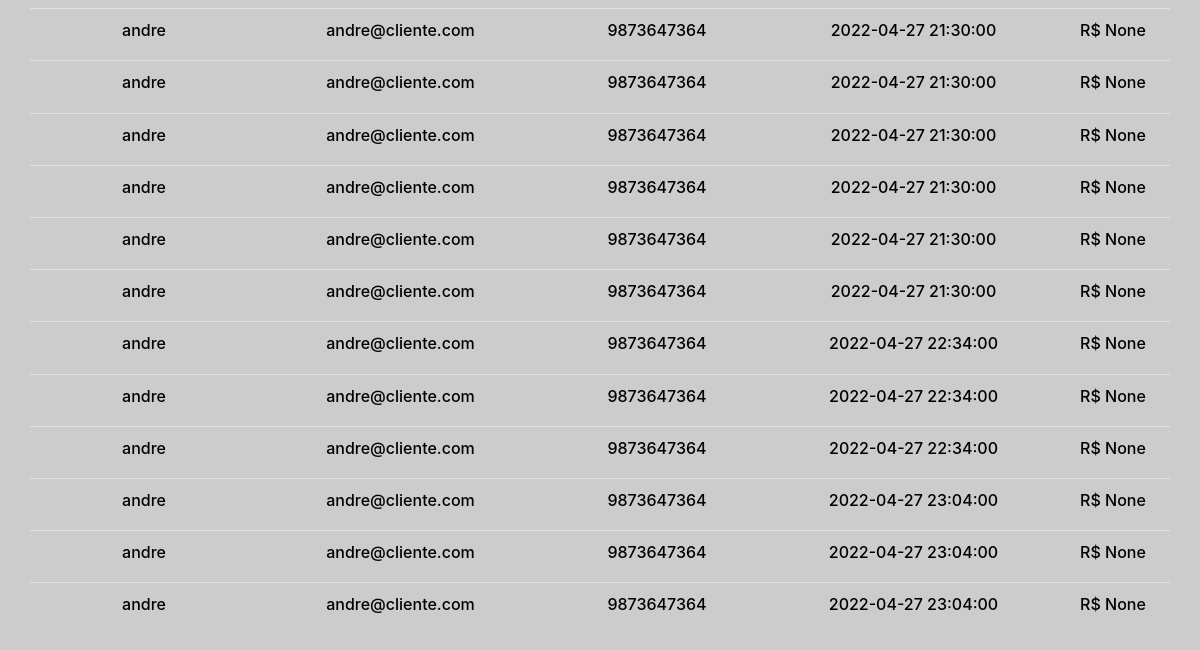
Page /sell-history (signed in, lower part) on the earlier database version.
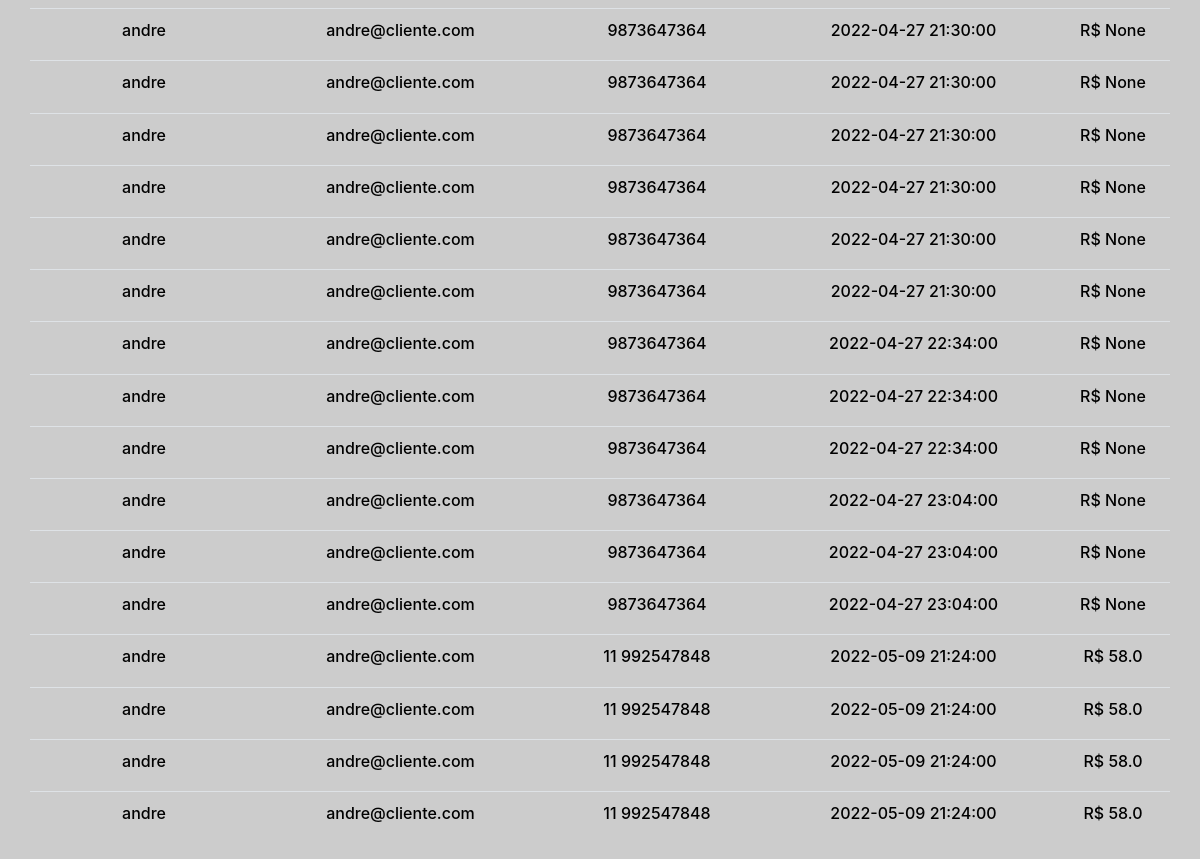
Same page on the later database version.
### tables this page shows
CREATE TABLE pedido (idPedido INTEGER PRIMARY KEY AUTOINCREMENT, idProdutor INTEGER, idProduto INTEGER, quantidade INTEGER, CPF INTEGER, valor FLOAT, horario DATETIME, uuid TEXT, status_pedido TEXT, FOREIGN KEY(idProdutor) REFERENCES produtor(idProdutor), FOREIGN KEY(CPF) REFERENCES consumidor(CPF), FOREIGN KEY(idProduto) REFERENCES produto(idProduto));

### api/order.py (the view)
@app.route('/sell-history', methods=['GET', 'POST'])
def sell_history():
    sell_history = order.get_sell_history(session['id'])
    return render_template("sell_history.html", sell_history = sell_history)

### crud/order.py (called while the page is built)
def get_sell_history(id):
    with sql.connect("db/agrifacil.db") as con:
        cur = con.cursor()
        cur.execute("SELECT p.idPedido, p.valor, c.nome, c.email, c.telefone, p.horario FROM pedido p join produtor pr on (p.idProdutor = pr.idProdutor) join consumidor c on (p.CPF = c.CPF) where p.idProdutor = (?) and p.status_pedido = 'Confirmado' group by idPedido",(id,))
        return cur.fetchall()

### templates/sell_history.html (shortened to what this page needs)
{% extends "base.html" %}
{% block content %}
<main role="main">
    <div class="container" align="center">
<br/>
<br/>
<br/>
<br/>
    <div class="row" >
    <table class="table table-hover">
            {% for result in sell_history %}
        <tr class="item">
            <td width="20%" style="vertical-align:middle;"><div align="center"><h6 style="color:black">{{result[2]}}</h6></div></td>
            <td></td>
            <td width="10%" style="vertical-align:middle;"><div align="center"><h6 style="color:black">{{result[3]}}</h6></div></td>
            <td></td>
            <td width="10%" style="vertical-align:middle;"><div align="center"><h6 style="color:black">{{result[4]}}</h6></div></td>
            <td></td>
            <td width="10%" style="vertical-align:middle;"><div align="center"><h6 style="color:black">{{result[5]}}</h6></div></td>
            <td></td>
            <td width="10%" style="vertical-align:middle;"><div align="center"><h6 style="color:black">R$ {{result[1]}}</h6></div></td>
        </tr>
            {% endfor %}
    </table>
    <br/>
        </div>
    </div>
</main>
  {% endblock %}

### templates/base.html (shortened to what this page needs)
<html>
    <head>
        <link rel="stylesheet" href="https://cdn.jsdelivr.net/npm/bootstrap@4.1.3/dist/css/bootstrap.min.css">
    </head>
    <body style="background-color:#ccc">
        <hr>{% block content %}{% endblock %}</hr>
    </body>
</html>

Differences in the rows shown:
added pedido: result "andre", result "andre@cliente.com", result "11 992547848", horario "2022-05-09 21:24:00", valor "58.0"
added pedido: result "andre", result "andre@cliente.com", result "11 992547848", horario "2022-05-09 21:24:00", valor "58.0"
added pedido: result "andre", result "andre@cliente.com", result "11 992547848", horario "2022-05-09 21:24:00", valor "58.0"
added pedido: result "andre", result "andre@cliente.com", result "11 992547848", horario "2022-05-09 21:24:00", valor "58.0"
